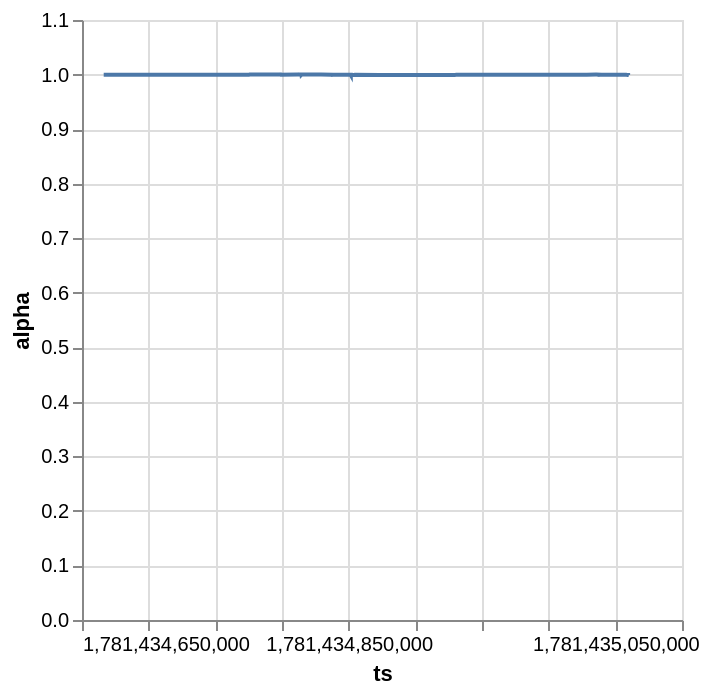

Notebook source saved alongside this figure:
### Code cell
clockwise_walk.plot.line(x="ts", y="alpha")

### Figure 1 — Vega-Lite specification as saved in the notebook (floating-point values rounded to 4 significant figures; data arrays with more than 128 entries replaced by an {"elided": "..."} marker saying what was removed)
{"config": {"view": {"continuousWidth": 300, "continuousHeight": 300}}, "data": {"name": "data-099148348ad1f9b5696ed7939c8e1ef7"}, "mark": {"type": "line", "tooltip": true}, "encoding": {"x": {"field": "ts", "type": "quantitative"}, "y": {"field": "alpha", "type": "quantitative"}}, "params": [{"name": "param_1e9efca18e7a2868", "select": {"type": "interval", "encodings": ["x", "y"]}, "bind": "scales"}], "$schema": "https://vega.github.io/schema/vega-lite/v6.4.1.json", "datasets": {"data-099148348ad1f9b5696ed7939c8e1ef7": {"elided": "193 records"}}}
